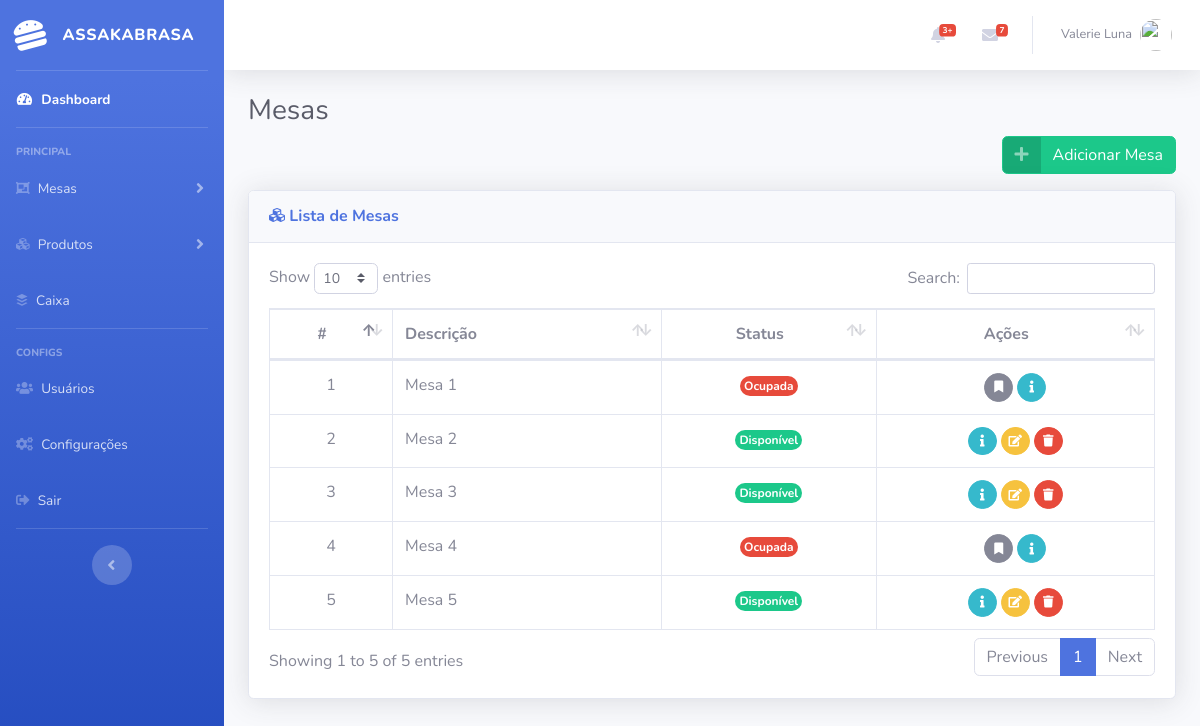
The app's page /mesas/gerenciar (signed in), older data.
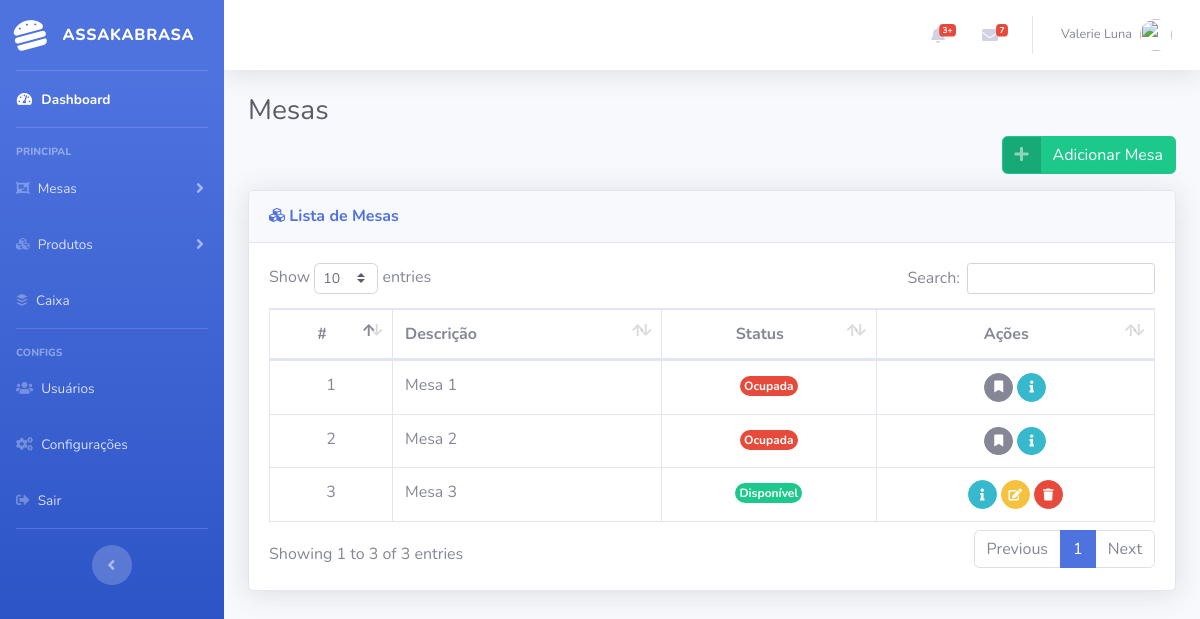
The same page, newer data.
### tables this page shows
CREATE TABLE `tb_mesas` (
  `id` int(11) NOT NULL,
  `descricao` varchar(255) NOT NULL,
  `data_registro` datetime NOT NULL,
  `id_usuario` int(11) NOT NULL,
  `status` int(1) NOT NULL
);

CREATE TABLE `tb_comandas` (
  `id` int(11) NOT NULL,
  `nome_cliente` varchar(60) DEFAULT NULL,
  `data_registro` datetime NOT NULL,
  `data_pagamento` datetime DEFAULT NULL,
  `tipo_pagamento` int(2) DEFAULT NULL,
  `id_usuario` int(11) NOT NULL,
  `id_mesa` int(11) NOT NULL,
  `status` int(1) NOT NULL
);

### app/controllers/Mesas.php (called while the page is built, shortened)
<?php
	class Mesas extends Controller {
		public function __construct(){
			$this->mesaModel = $this->model('Mesa');
		}
		public function gerenciar(){
			$mesas = $this->mesaModel->getMesas();
			$data = [
				'mesas' => $mesas
			];
			$this->view('mesas/index', $data);
		}
	}
?>

### app/libraries/Core.php (called while the page is built, shortened)
<?php
	class Core{
		protected $currentMethod = 'index';
		public function __construct(){
			$url = $this->getUrl();
			if (file_exists("../app/controllers/" . ucwords($url[0]) . ".php")) {
				unset($url[0]);
			}
			$this->currentController = new $this->currentController();
			if (isset($url[1])) {
				if (method_exists($this->currentController, $url[1])) {
					$this->currentMethod = $url[1];
					unset($url[1]);
				}
			}
			$this->params = $url ? array_values($url) : [];
			call_user_func_array([$this->currentController, $this->currentMethod], $this->params);
		}
		public function getUrl(){
			if (isset($_GET['url'])) {
				$url = rtrim($_GET['url'], "/");
				$url = filter_var($url, FILTER_SANITIZE_URL);
				$url = explode("/", $url);
				return $url;
			}
		}
	}
?>

### public/index.php (called while the page is built, shortened)
<?php
	$init = new Core;
?>

### app/libraries/Database.php (called while the page is built, shortened)
<?php
	class Database {
		private $host = DB_HOST;
		private $user = DB_USER;
		private $pass = DB_PASS;
		private $dbname = DB_NAME;
		private $dbh;
		private $stmt;
		public function __construct() {
			$dsn = 'mysql:host=' . $this->host . ';dbname=' . $this->dbname;
			$options = array(
				PDO::ATTR_PERSISTENT => true,
				PDO::ATTR_ERRMODE => PDO::ERRMODE_EXCEPTION
			);
			try{
				$this->dbh = new PDO($dsn, $this->user, $this->pass, $options);
			} catch(PDOException $e){
				$this->error = $e->errorInfo();
				echo $this->error;
			}
		}
		public function query($sql) {
			$this->stmt = $this->dbh->prepare($sql);
		}
		public function execute() {
			return $this->stmt->execute();
		}
		public function resultSet() {
			$this->execute();
			return $this->stmt->fetchAll(PDO::FETCH_OBJ);
		}
	}
?>

### app/models/Mesa.php (called while the page is built, shortened)
<?php
	class Mesa {
		private $db;
		public function __construct() {
			$this->db = new Database;
		}
		public function getMesas() {
			$this->db->query("SELECT m.*, c.id AS id_comanda FROM tb_mesas AS m LEFT JOIN tb_comandas AS c ON c.id_mesa = m.id");
			if ($this->db->execute()) {
				return $this->db->resultSet();
			}else{
				return false;
			}
		}
	}
?>

### app/views/mesas/index.php (the view, shortened to what the changed rows need)
<?php require_once APPROOT . '/views/inc/header.php'; ?>
	<div class="row">
		<div class="col-lg-12">
			<h1 class="h3 mb-2 text-gray-800">Mesas</h1>
			<div class="row">
				<div class="col-12 text-right">
					<a href="#adicionar_mesa" data-toggle="modal" class="btn btn-success btn-icon-split">
						<span class="icon text-white-50">
							<i class="fas fa-plus"></i>
						</span>
						<span class="text">Adicionar Mesa</span>
					</a>
				</div>
			</div>
			<div class="card shadow mb-4 mt-3">
				<div class="card-header py-3">
					<h6 class="m-0 font-weight-bold text-primary"><i class="fas fa-cubes"></i> Lista de Mesas</h6>
				</div>
				<div class="card-body">
					<div class="table-responsive">
						<table class="table table-bordered" id="dataTable" width="100%" cellspacing="0">
							<thead>
								<tr>
									<th class="text-center">#</th>
									<th>Descrição</th>
									<th class="text-center">Status</th>
									<th class="text-center">Ações</th>
								</tr>
							</thead>
							<tbody>
								<?php foreach ($data['mesas'] as $key => $value): ?>
									<tr>
										<td class="text-center"><?php echo $value->id ?></td>
										<td><?php echo $value->descricao ?></td>
										<td class="text-center">
											<?php
												echo $value->status == 1 ? '<span class="badge badge-pill badge-danger p-1">Ocupada</span>' : '<span class="badge badge-pill badge-success p-1">Disponível</span>'
											?>
										</td>
										<td class="text-center">
											<?php if ($value->status == 1): ?>
												<a class="btn btn-secondary btn-circle btn-sm" href="#" id="<?php echo $value->id ?>" data-toggle="modal" data-placement="top" data-target="#modal_comandas" title="Comandas da Mesa">
													<i class="fas fa-bookmark"></i>
												</a>
												<a class="btn btn-info btn-circle btn-sm" href="#" id="<?php echo $value->id ?>" data-toggle="modal" data-placement="top" data-target="#modal_info" title="Informações da Mesa">
													<i class="fas fa-info"></i>
												</a>
											<?php elseif ($value->status == 0) : ?>
												<a class="btn btn-info btn-circle btn-sm" href="#" id="<?php echo $value->id ?>" data-toggle="modal" data-placement="top" data-target="#modal_info" title="Informações da Mesa">
													<i class="fas fa-info"></i>
												</a>
												<a class="btn btn-warning btn-circle btn-sm" href="<?php echo URLROOT ?>/mesas/alterMesa/<?php echo $value->id ?>" id="<?php echo $value->id ?>" data-toggle="modal" data-placement="top" data-target="#modal_editar" title="Editar Mesa">
													<i class="fas fa-edit"></i>
												</a>
												<a class="btn btn-danger btn-circle btn-sm" href="<?php echo URLROOT ?>/mesas/deleteMesa/<?php echo $value->id ?>" data-toggle="modal" data-placement="top" data-target="#modal_excluir" title="Excluir Mesa" text="Deseja Realmente excluir esta Mesa ?">
													<i class="fas fa-trash"></i>
												</a>
											<?php endif; ?>
										</td>
									</tr>
								<?php endforeach ?>
							</tbody>
						</table>
					</div>
				</div>
			</div>
		</div>
	</div>
<?php require_once APPROOT . '/views/inc/footer.php'; ?>

Row changes from the older to the newer data that the page shows:
no longer on this page (row edited): tb_mesas: id "1", descricao "Mesa 1", status "Ocupada"
no longer on this page (row edited): tb_mesas: id "2", descricao "Mesa 2", status "Disponível"
removed tb_mesas: id "4", descricao "Mesa 4", status "Ocupada"
removed tb_mesas: id "5", descricao "Mesa 5", status "Disponível"
added tb_comandas: id_mesa "1", id_mesa.descricao "Mesa 1", shows "Ocupada"
added tb_comandas: id_mesa "2", id_mesa.descricao "Mesa 2", shows "Ocupada"
Text that changed along with them:
text written by a page script: "Show entries Search: Showing 1 to 5 of 5 entries Previous 1 Next" → "Show entries Search: Showing 1 to 3 of 3 entries Previous 1 Next"
